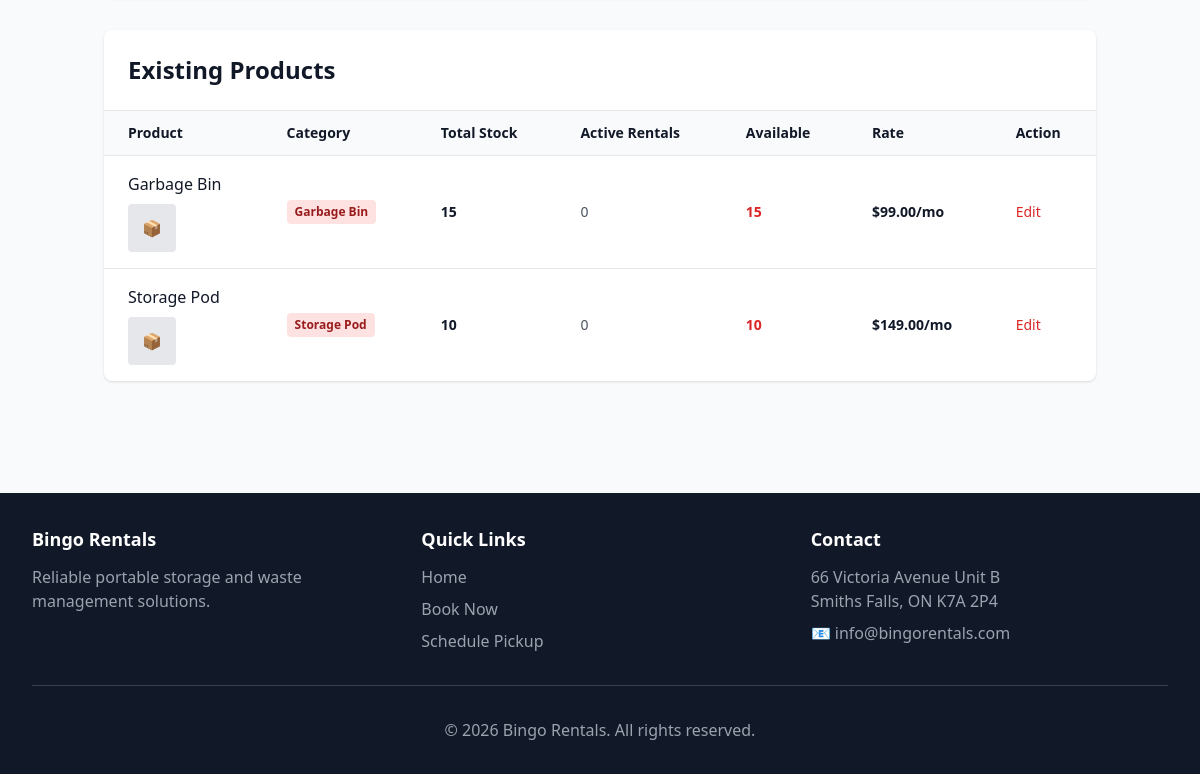
/dashboard/inventory/ (signed in, lower part), run on an earlier commit of the app's database.
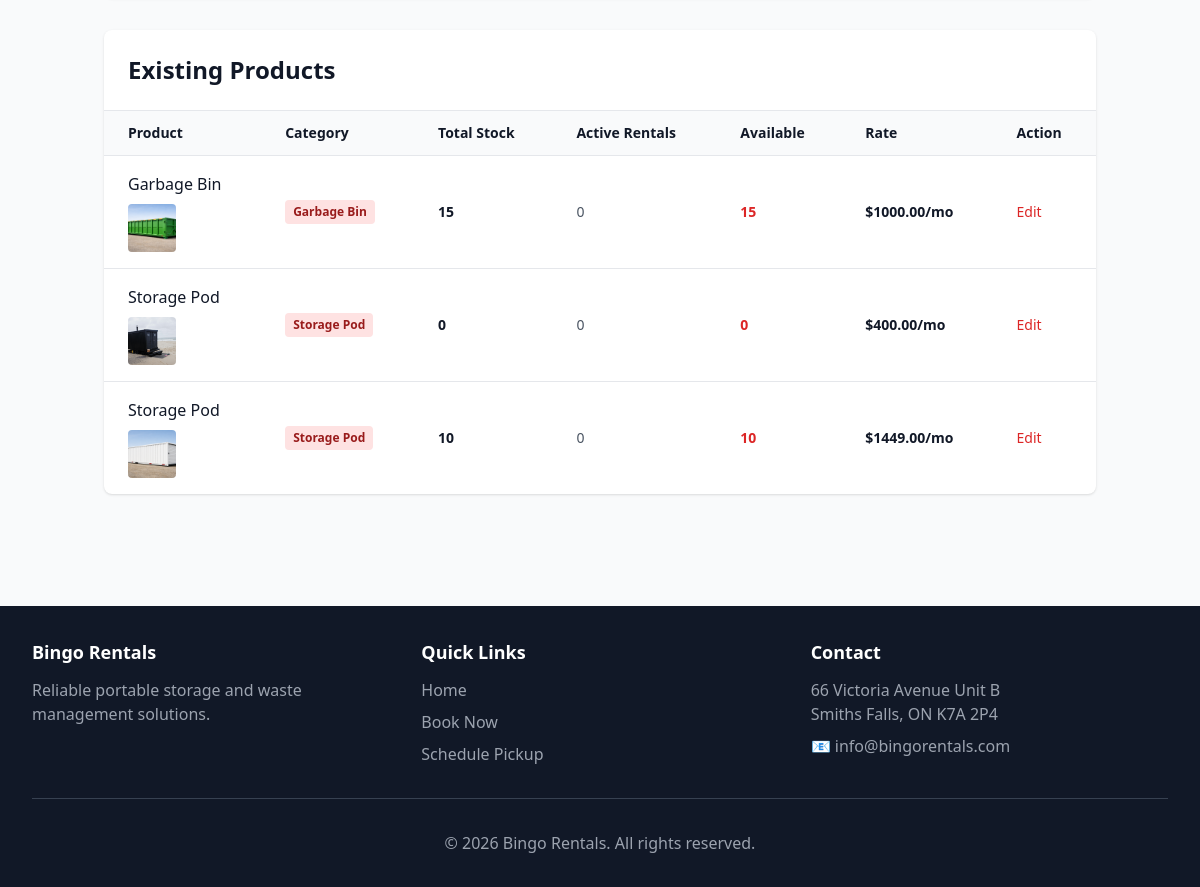
And on a later commit of the database.
### products/models.py (models this page shows, shortened)
class Product(models.Model):
    name = models.CharField(max_length=200)
    slug = models.SlugField(unique=True, blank=True)
    category = models.CharField(
        max_length=20,
        choices=ProductCategory.choices
    )
    description = models.TextField()
    size_description = models.CharField(
        max_length=100,
        help_text="e.g., '8ft or 16ft Units' or '10-Yard Dumpster'"
    )
    monthly_rate = models.DecimalField(
        max_digits=10,
        decimal_places=2,
        validators=[MinValueValidator(0)]
    )
    image = models.ImageField(upload_to='products/')
    stock_quantity = models.IntegerField(
        default=0,
        validators=[MinValueValidator(0)],
        help_text="Total available units"
    )
    is_active = models.BooleanField(default=True)
    created_at = models.DateTimeField(auto_now_add=True)
    updated_at = models.DateTimeField(auto_now=True)
    class Meta:
        ordering = ['category', 'name']

### dashboard/views.py (the view)
    def wrapper(request, *args, **kwargs):
        if not request.user.is_authenticated:
            return redirect('booking:staff_login')
        if not request.user.is_staff:
            messages.error(request, 'You do not have permission to access this page.')
            return redirect('home')
        return view_func(request, *args, **kwargs)

### dashboard/views.py (called while the page is built, shortened)
def staff_required(view_func):
    def wrapper(request, *args, **kwargs):
        if not request.user.is_authenticated:
            return redirect('booking:staff_login')
        if not request.user.is_staff:
            messages.error(request, 'You do not have permission to access this page.')
            return redirect('home')
        return view_func(request, *args, **kwargs)
    return wrapper

@staff_required
def manage_inventory(request):
    products = Product.objects.annotate(
        active_rentals=Count(
            'bookings',
            filter=Q(bookings__status__in=[BookingStatus.CONFIRMED, BookingStatus.IN_PROGRESS])
        )
    )
    context = {
        'products': products,
        'categories': Product._meta.get_field('category').choices,
        'page_title': 'Manage Inventory'
    }
    return render(request, 'dashboard/manage_inventory.html', context)

### templates/dashboard/manage_inventory.html (shortened to what this page needs)
{% extends 'base.html' %}
{% block content %}
<div class="container mx-auto px-4 py-8">
    <div class="bg-white rounded-lg shadow overflow-hidden">
        <h2 class="text-2xl font-bold text-gray-900 p-6 border-b">Existing Products</h2>
        <div class="overflow-x-auto">
            <table class="w-full">
                <thead class="bg-gray-50 border-b border-gray-200">
                    <tr>
                        <th class="px-6 py-3 text-left text-sm font-semibold text-gray-900">Product</th>
                        <th class="px-6 py-3 text-left text-sm font-semibold text-gray-900">Category</th>
                        <th class="px-6 py-3 text-left text-sm font-semibold text-gray-900">Total Stock</th>
                        <th class="px-6 py-3 text-left text-sm font-semibold text-gray-900">Active Rentals</th>
                        <th class="px-6 py-3 text-left text-sm font-semibold text-gray-900">Available</th>
                        <th class="px-6 py-3 text-left text-sm font-semibold text-gray-900">Rate</th>
                        <th class="px-6 py-3 text-left text-sm font-semibold text-gray-900">Action</th>
                    </tr>
                </thead>
                <tbody class="divide-y divide-gray-200">
                    {% if products %}
                        {% for product in products %}
                        <tr class="hover:bg-gray-50">
                            <td class="px-6 py-4">
                                <div class="font-medium text-gray-900">{{ product.name }}</div>
                                {% if product.image %}
                                <img src="{{ product.image.url }}" alt="{{ product.name }}" class="mt-2 h-12 w-12 rounded object-cover">
                                {% else %}
                                <div class="mt-2 h-12 w-12 rounded bg-gray-200 flex items-center justify-center text-gray-400">
                                    📦
                                </div>
                                {% endif %}
                            </td>
                            <td class="px-6 py-4 text-sm">
                                <span class="inline-block px-2 py-1 rounded bg-red-100 text-red-800 text-xs font-semibold">
                                    {{ product.get_category_display }}
                                </span>
                            </td>
                            <td class="px-6 py-4 text-sm font-semibold text-gray-900">{{ product.stock_quantity }}</td>
                            <td class="px-6 py-4 text-sm text-gray-600">{{ product.active_rentals|default:"0" }}</td>
                            <td class="px-6 py-4 text-sm">
                                <span class="font-semibold {% if product.stock_quantity|add:"-product.active_rentals" > 0 %}text-green-600{% else %}text-red-600{% endif %}">
                                    {{ product.stock_quantity|add:"-product.active_rentals"|default:product.stock_quantity }}
                                </span>
                            </td>
                            <td class="px-6 py-4 text-sm font-semibold text-gray-900">${{ product.monthly_rate }}/mo</td>
                            <td class="px-6 py-4 text-sm">
                                <a href="{% url 'dashboard:edit_product' product.id %}" class="text-red-600 hover:text-red-800 font-medium">Edit</a>
                            </td>
                        </tr>
                        {% endfor %}
                    {% else %}
                        <tr>
                            <td colspan="7" class="px-6 py-8 text-center text-gray-500">
                                No products available
                            </td>
                        </tr>
                    {% endif %}
                </tbody>
            </table>
        </div>
    </div>
</div>
{% endblock %}

What changed in the data, as far as the page shows it:
changed Product "Garbage Bin": image: picture added; monthly_rate "99.00" → "1000.00"; no longer shows "📦"
added Product: name "Storage Pod", image (picture), category "Storage Pod", stock_quantity "0", active_rentals "0", stock_quantity|add "0", monthly_rate "400.00"
changed Product (number 3 of 3 on the later page): image: picture added; monthly_rate "149.00" → "1449.00"; no longer shows "📦"
